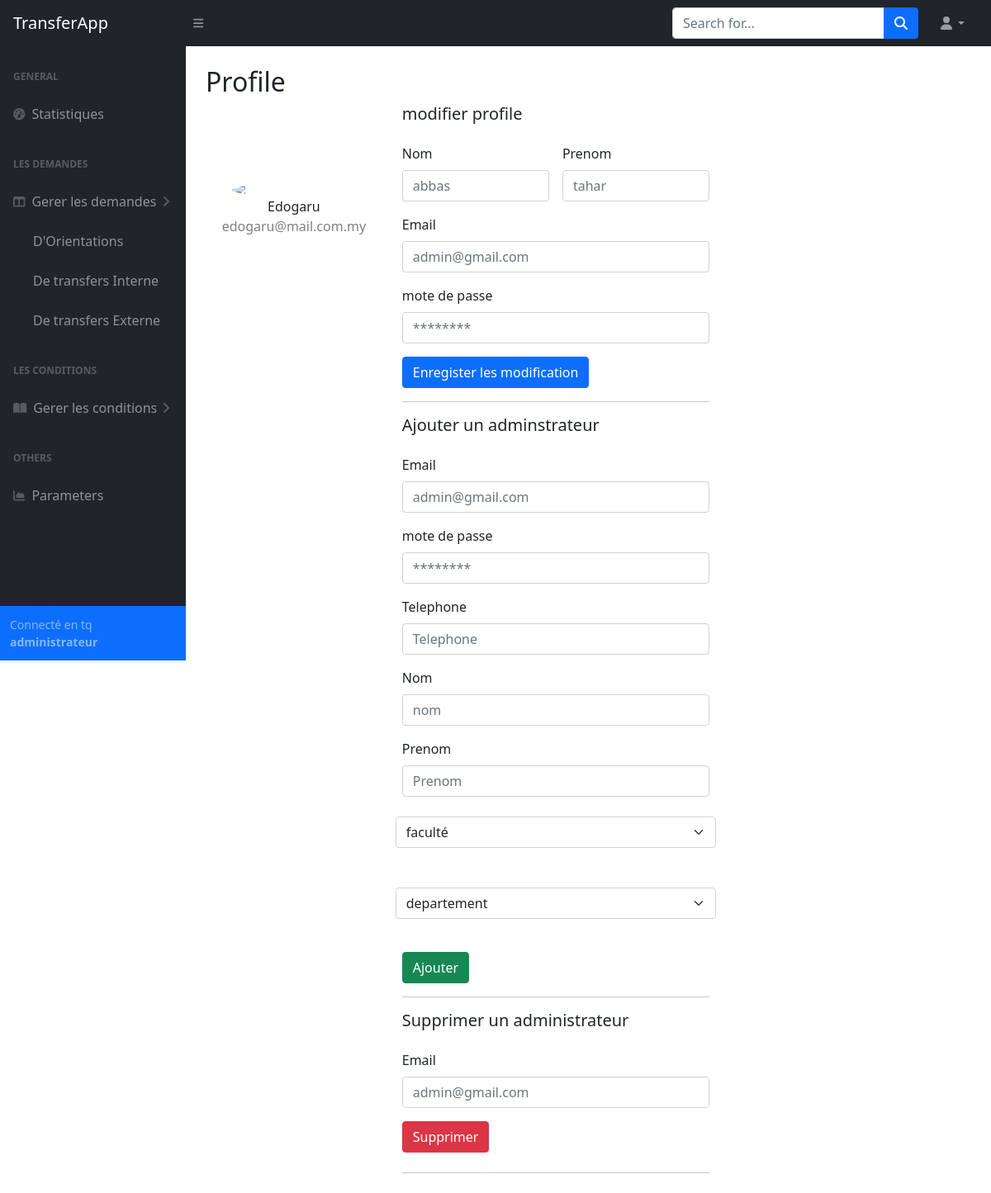
The app's page /admin/profile (signed in) with its own data.
### tables this page shows
CREATE TABLE "admin" (
	"email"	TEXT NOT NULL,
	"password"	TEXT NOT NULL,
	"telephone"	TEXT NOT NULL,
	"nom"	TEXT NOT NULL,
	"prenom"	TEXT NOT NULL,
	"id_dep"	INTEGER NOT NULL,
	"id_fac"	INTEGER NOT NULL,
	PRIMARY KEY("email"),
	FOREIGN KEY(id_dep) REFERENCES departement (id),
	FOREIGN KEY(id_fac) REFERENCES faculte(id)
);

### App.py (the view)
@app.route('/admin/profile')
def profile():
    if session.get("email") != None:
        AdminInfo = db.adminLogIn(session.get("email"))
        return render_template('admin/profile.html', AdminInfo = AdminInfo)
    return redirect(url_for('login'))

### database_api.py (called while the page is built)
def adminLogIn(email:str):
    try:
        cursor.execute("select * from admin where email=:email",{"email":email})
    except Error as e:
        print(e)
        return None
    else:
        res = cursor.fetchone()
        if res != None:
            admin = {"email":res[0],
            "password":res[1],
            "telephone":res[2],
            "nom":res[3],
            "prenom":res[4],
            "id_dep":res[5],
            "id_fac":res[6]}
            return admin
    return None

### templates/admin/profile.html (shortened to what this page needs)
{% extends "admin/base.html" %}
{% block content %}
<main>
    <div class="container-fluid px-4">
        <h2 class="mt-4">Profile</h2>
        <div class="row">
            <div class="col-md-3 border-right">
                <div class="d-flex flex-column align-items-center text-center p-3 py-5"><img class="rounded-circle mt-5" width="150px" src="https://st3.depositphotos.com/15648834/17930/v/600/depositphotos_179308454-stock-illustration-unknown-person-silhouette-glasses-profile.jpg"><span class="font-weight-bold">Edogaru</span><span class="text-black-50">edogaru@mail.com.my</span></div>
            </div>
            <div class="col-md-5 border-right">
                <form class="row g-3" method="post" action="{{url_for('EditAdminProfile')}}">
                    <h5>modifier profile</h5>
                    <div class="col-md-6">
                      <label for="nom" class="form-label">Nom</label>
                      <input name="nom" type="text" class="form-control" id="nom" placeholder="{{AdminInfo['nom']}}">
                    </div>
                    <div class="col-md-6">
                      <label for="prenom" class="form-label">Prenom</label>
                      <input  name="prenom" type="text" class="form-control" id="prenom" placeholder="{{AdminInfo['prenom']}}">
                    </div>
                    <div class="col-12">
                      <label for="inputEmail4" class="form-label">Email</label>
                      <input name="email" type="email" class="form-control" id="inputEmail4" placeholder="{{AdminInfo['email']}}">
                    </div>
                    <div class="col-12">
                      <label for="inputPassword4" class="form-label">mote de passe</label>
                      <input  name="password" type="password" class="form-control" id="inputPassword4" placeholder="********">
                    </div>
                    <div class="col-12">
                      <button type="submit" class="btn btn-primary">Enregister les modification</button>
                    </div>
                </form>
                <hr>
                <form class="row g-3" method="post" action="{{url_for('AddAdmin')}}">
                  <h5>Ajouter un adminstrateur</h5>
                  <div class="col-12">
                    <label for="inputEmail4" class="form-label">Email</label>
                    <input name="email" type="email" class="form-control" id="inputEmail4" placeholder="admin@gmail.com">
                  </div>
                  <div class="col-12">
                    <label for="inputPassword4" class="form-label">mote de passe</label>
                    <input name="password" type="password" class="form-control" id="inputPassword4" placeholder="********">
                  </div>
                  <div class="col-12">
                    <label for="inputEmail4" class="form-label">Telephone</label>
                    <input name="telephone" type="text" class="form-control" id="inputEmail4" placeholder="Telephone">
                  </div>
                  <div class="col-12">
                    <label for="inputEmail4" class="form-label">Nom</label>
                    <input name="nom" type="text" class="form-control" id="inputEmail4" placeholder="nom">
                  </div>
                  <div class="col-12">
                    <label for="inputEmail4" class="form-label">Prenom</label>
                    <input name="prenom" type="text" class="form-control" id="inputEmail4" placeholder="Prenom">
                  </div>
                  <select name="faculty" class="form-select my-4" aria-label="Default select example">
                    <option value="" disabled selected>faculté</option>
                  </select>
                  <select name="departement" class="form-select my-4" aria-label="Default select example">
                    <option value="" disabled selected>departement</option>
                  </select>
                  <div class="col-12">
                    <button type="submit" class="btn btn-success">Ajouter</button>
                  </div>
                </form>
                <hr>
                <form class="row g-3" method="post" action="{{url_for('DeleteAdmin')}}">
                  <h5>Supprimer un administrateur</h5>
                  <div class="col-12">
                    <label for="inputEmail4" class="form-label">Email</label>
                    <input name = "email" type="email" class="form-control" id="inputEmail4" placeholder="admin@gmail.com">
                  </div>
                  <div class="col-12">
                    <button type="submit" class="btn btn-danger">Supprimer</button>
                  </div>
                </form>
                <hr class="my-4">
            </div>
        </div>
    </div>
</main>
{% endblock content %}

### records on screen
admin: nom "abbas", prenom "tahar", email "admin@gmail.com"
